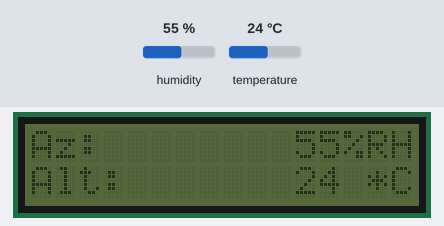
Simulated run of this sketch. Board: Arduino Uno, built with avr-gcc and run on an emulated ATmega328P. Parts: 16×2 character LCD. The test bench sets the inputs (shaded band); at power-on: humidity 55 %, temperature 24 °C.

Above: at 3.3 s.
3.4 s: humidity set to 22 %
At 5.4 s:
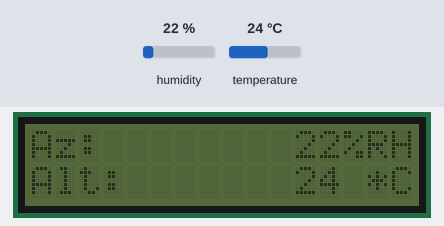
6.1 s: temperature set to 12 °C
At 7.0 s:
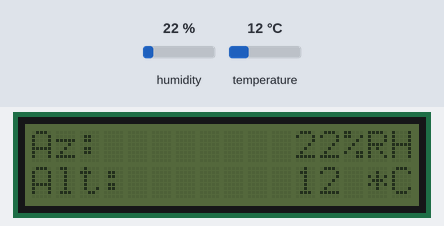
8.8 s: humidity set to 40 %
At 10.5 s:
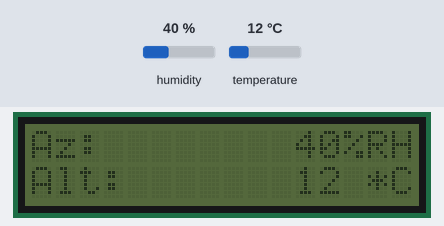
11.6 s: temperature set to 19 °C
At 13.3 s:
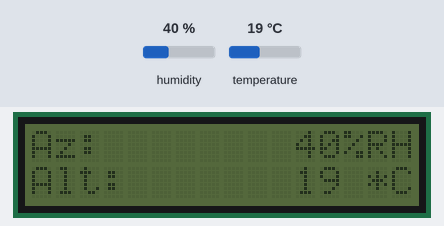
Timing chart, 0 to 14.8 s (numbered marks = the images above; inputs shaded):
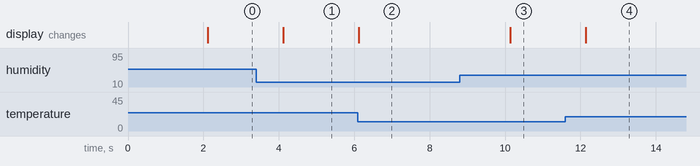

Measured:
- after the input at 3.4 s, the display: changes after 0.72 s (image 1)
- after the input at 6.1 s, the display: changes at once (image 2)
- after the input at 8.8 s, the display: changes after 1.3 s (image 3)
- after the input at 11.6 s, the display: changes after 0.54 s (image 4)

The sketch:

AstroNavi.ino
```cpp
// (licence header left out)
#include "DHT.h"
#define DHT11_PIN 2
DHT dht;

int HumidityLastValue = 0;
int TemperatureLastValue = 0;

int HumidityCurrentValue = 0;
int TemperatureCurrentValue = 0;

// Used for generating interrupts using CLK signal
const int AzimuthPinA = 19;
const int AltitudePinA = 18;

// Used for reading DT signal
const int AzimuthPinB = 7;
const int AltitudePinB = 6;

// Keep track of last rotary value
int AzimuthLastCount = 0;
int AltitudeLastCount = 50;

// Updated by the ISR (Interrupt Service Routine)
volatile int AzimuthVirtualPosition = 0;
volatile int AltitudeVirtualPosition = 50;

// ------------------------------------------------------------------
// INTERRUPT     INTERRUPT     INTERRUPT     INTERRUPT     INTERRUPT
// ------------------------------------------------------------------
void isrAz ()  {
  static unsigned long AzLastInterruptTime = 0;
  unsigned long AzInterruptTime = millis();

  // If interrupts come faster than 5ms, assume it's a bounce and ignore
  if (AzInterruptTime - AzLastInterruptTime > 1) {
    if (digitalRead(AzimuthPinB) == LOW)
    {
      AzimuthVirtualPosition-- ; // Could be -5 or -10
    }
    else {
      AzimuthVirtualPosition++ ; // Could be +5 or +10
    }
  }
  // Keep track of when we were here last (no more than every 5ms)
  AzLastInterruptTime = AzInterruptTime;
}

void isrAl ()  {
  static unsigned long AlLastInterruptTime = 0;
  unsigned long AlInterruptTime = millis();

  // If interrupts come faster than 5ms, assume it's a bounce and ignore
  if (AlInterruptTime - AlLastInterruptTime > 1) {
    if (digitalRead(AltitudePinB) == LOW)
    {
      AltitudeVirtualPosition-- ; // Could be -5 or -10
    }
    else {
      AltitudeVirtualPosition++ ; // Could be +5 or +10
    }
  }
  // Keep track of when we were here last (no more than every 5ms)
  AlLastInterruptTime = AlInterruptTime;
}

#include <Wire.h>                  // Include Wire library (required for I2C devices)
#include <LiquidCrystal_I2C.h>     // Include LiquidCrystal_I2C library

LiquidCrystal_I2C lcd(0x20, 16, 2);  // Configure LiquidCrystal_I2C library with 0x27 address, 16 columns and 2 rows

void setup() {
  dht.setup(DHT11_PIN);

  // Rotary pulses are INPUTs
  pinMode(AzimuthPinA, INPUT);
  pinMode(AzimuthPinB, INPUT);
  pinMode(AltitudePinA, INPUT);
  pinMode(AltitudePinB, INPUT);

  lcd.init();                        // Initialize I2C LCD module

  lcd.noBacklight();                   // Turn backlight ON

  lcd.setCursor(0, 0);               // Go to column 0, row 0
  lcd.print("ASTROnavi");
  lcd.setCursor(0, 1);               // Go to column 0, row 1
  lcd.print("PaulMich 09.2020");

  delay(2000);
  lcd.clear();

  // Attach the routine to service the interrupts
  attachInterrupt(digitalPinToInterrupt(AzimuthPinA), isrAz, LOW);
  attachInterrupt(digitalPinToInterrupt(AltitudePinA), isrAl, LOW);

  lcd.setCursor(0, 0);
  lcd.print("Az:  ");
  lcd.setCursor(0, 1);
  lcd.print("Alt: ");
}

void loop() {
  HumidityCurrentValue = dht.getHumidity();
  TemperatureCurrentValue = dht.getTemperature();

  if(HumidityCurrentValue != HumidityLastValue) {
    lcd.setCursor(11, 0);
    lcd.print(HumidityCurrentValue);
    lcd.setCursor(13, 0);
    lcd.print("%RH");

    HumidityLastValue = HumidityCurrentValue;
  }

  if(TemperatureCurrentValue != TemperatureLastValue) {
    lcd.setCursor(11, 1);
    lcd.print(TemperatureCurrentValue);
    lcd.setCursor(14, 1);
    lcd.print("*C");

    TemperatureLastValue = TemperatureCurrentValue;
  }

  // Restrict value from 0 to +360
  if(AzimuthVirtualPosition > 360) AzimuthVirtualPosition = 0;
  else if(AzimuthVirtualPosition < 0) AzimuthVirtualPosition = 360;

  // Restrict value from 0 to +90
  if(AltitudeVirtualPosition > 90) AltitudeVirtualPosition = 0;
  else if(AltitudeVirtualPosition < 0) AltitudeVirtualPosition = 90;

  // If the current rotary switch position has changed then update everything
  if (AzimuthVirtualPosition != AzimuthLastCount) {

    // Write out to LCD the value and direction
    lcd.setCursor(0, 0);               // Go to column 0, row 0
    lcd.print("Az:  ");

    if(AzimuthVirtualPosition < 10) lcd.print("  ");
    else if(AzimuthVirtualPosition >= 10 && AzimuthVirtualPosition < 100) lcd.print(" ");

    lcd.print(AzimuthVirtualPosition);

    // Keep track of this new value
    AzimuthLastCount = AzimuthVirtualPosition ;
  }

  if (AltitudeVirtualPosition != AltitudeLastCount) {

    // Write out to LCD the value and direction
    lcd.setCursor(0, 1);               // Go to column 0, row 0
    lcd.print("Alt: ");

    if(AltitudeVirtualPosition < 10) lcd.print("  ");
    else if(AltitudeVirtualPosition >= 10 && AltitudeVirtualPosition < 100) lcd.print(" ");

    lcd.print(AltitudeVirtualPosition);

    // Keep track of this new value
    AltitudeLastCount = AltitudeVirtualPosition ;
  }
}
```
